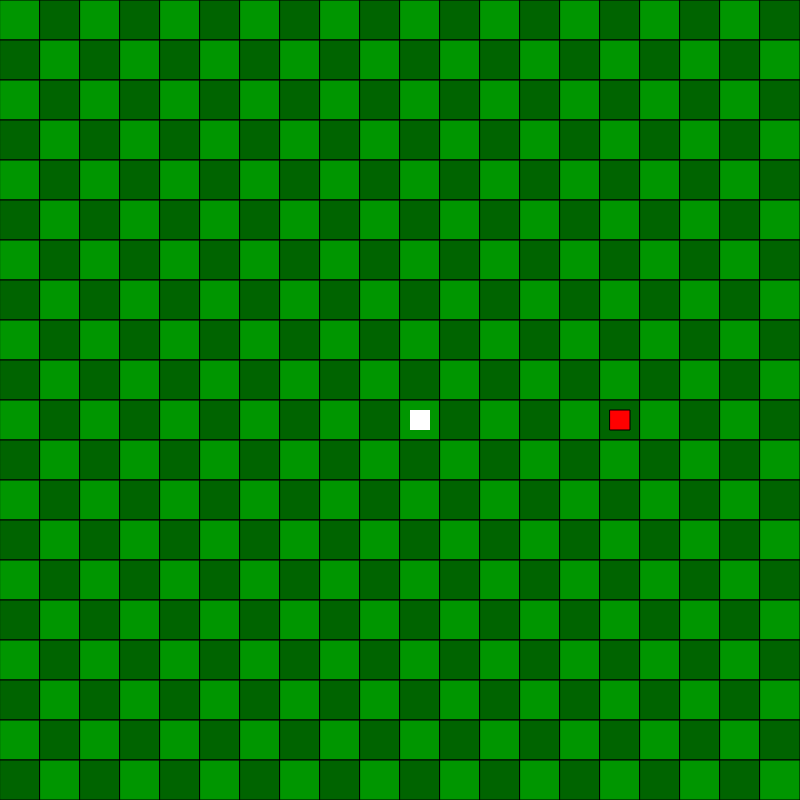
Frame 1 (no input)
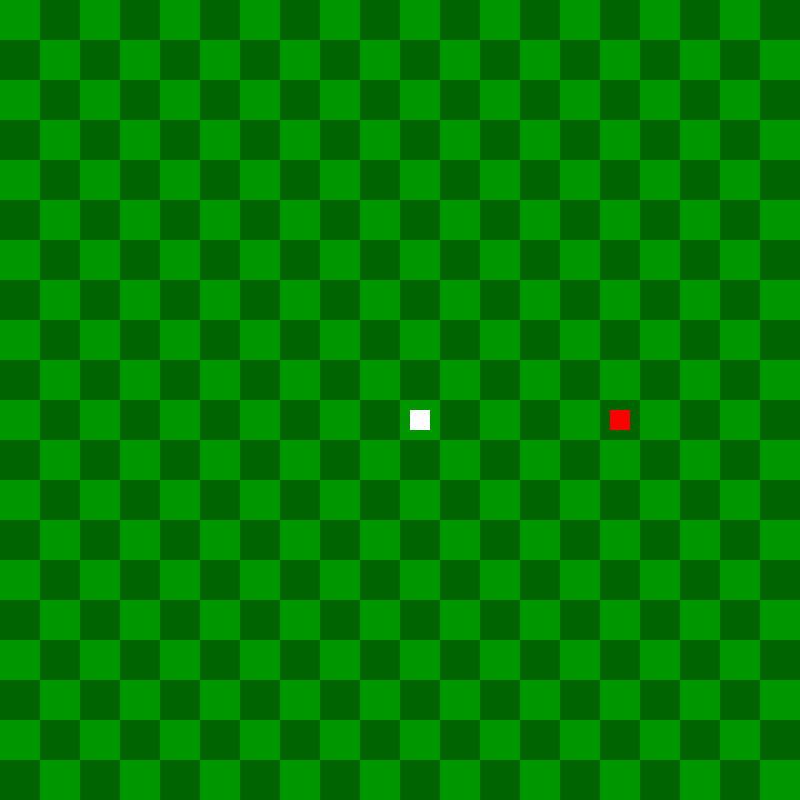
Frame 60 (no input)
Frame 120 (the mouse pressed at the canvas centre since frame 60): identical to frame 60, image omitted

The p5.js sketch that drew these frames (run headless with seeded random() and noise() and a simulated clock; from frame 60 on, the mouse is pressed at the canvas centre):

// p5.js sketch
// ── sketch.js
var direction = "none";
var w = 20;
var h = 20;
var apple = [Math.floor(3 * w / 4), Math.floor(h / 2)];
var snake = [[Math.floor(w / 2), Math.floor(h / 2)]];
var queued = [];
let slider;
let squareSizeSlider;
let speedLabel;
let sizeLabel;
var snakeInt = setInterval(moveSnake, 500);
var squareSize = 40;
var dead = false;
var win = false;

function setup() {
	createCanvas(800, 800);
	speedSpan = createSpan();
	slider = createSlider(100, 500, 400);
	slider.parent(speedSpan);
	speedLabel = createSpan("Speed");
	speedLabel.parent(speedSpan);
	sizeSpan = createSpan();
	squareSizeSlider = createSlider(3, 40, 20);
	squareSizeSlider.parent(sizeSpan);
	speedLabel = createSpan("Size");
	speedLabel.parent(sizeSpan);
}

function draw() {
	if (squareSizeSlider.value() !== w) {
		w = squareSizeSlider.value();
		h = squareSizeSlider.value();
		squareSize = 800 / w;
		snake = [[Math.floor(w / 2), Math.floor(h / 2)]];
		apple = [Math.floor(3 * w / 4), Math.floor(h / 2)];
	}
	fill(255);
	rect(0, 0, 800, 800);
	drawGrid();
	drawApple();
	drawSnake();
	if (dead) {
		textStyle(BOLD);
		fill(200, 0, 0);
		textSize(64);
		textAlign(CENTER);
		text("You died!", 400, 400);
	}
	if (win) {
		textStyle(BOLD);
		fill(0, 200, 0);
		textSize(64);
		textAlign(CENTER);
		text("You win!", 400, 400);
	}
}

function drawGrid() {
	light = true;
	for (var x = 0; x < w; x++) {
		for (var y = 0; y < h; y++) {
			if (light) { fill(0, 150, 0); } else { fill(0, 100, 0); };
			light = !light;
			rect(x * squareSize, y * squareSize, squareSize, squareSize);
		}
		if (w % 2 == 0) { light = !light; };
	}
}

function drawSnake() {
	strokeWeight(0);
	for (var i = 0; i < snake.length; i++) {
		if (i === 0) {
			fill(255);
		} else {
			fill(200);
		}
		toLeft = false;
		toUp = false;
		toDown = false;
		toRight = false;
		if (i + 1 !== snake.length) {
			nextseg = snake[i + 1];
			thisseg = snake[i];
			if (nextseg[0] === thisseg[0] + 1) {
				toRight = true;
			} else if (nextseg[0] === thisseg[0] - 1) {
				toLeft = true;
			} else if (nextseg[1] === thisseg[1] + 1) {
				toUp = true;
			} else if (nextseg[1] === thisseg[1] - 1) {
				toDown = true;
			}
		}
		if (i - 1 >= 0) {
			nextseg = snake[i - 1];
			thisseg = snake[i];
			if (nextseg[0] === thisseg[0] + 1) {
				toRight = true;
			} else if (nextseg[0] === thisseg[0] - 1) {
				toLeft = true;
			} else if (nextseg[1] === thisseg[1] + 1) {
				toUp = true;
			} else if (nextseg[1] === thisseg[1] - 1) {
				toDown = true;
			}
		}
		seg = snake[i];
		rect(seg[0] * squareSize + squareSize / 4, seg[1] * squareSize + squareSize / 4, squareSize / 2, squareSize / 2);
		if (toUp) {
			rect(seg[0] * squareSize + squareSize / 4, seg[1] * squareSize + 3 * squareSize / 4, squareSize / 2, squareSize / 4);
		}
		if (toDown) {
			rect(seg[0] * squareSize + squareSize / 4, seg[1] * squareSize, squareSize / 2, squareSize / 4);
		}
		if (toLeft) {
			rect(seg[0] * squareSize, seg[1] * squareSize + squareSize / 4, squareSize / 4, squareSize / 2);
		} 
		if (toRight) {
			rect(seg[0] * squareSize + 3 * squareSize / 4, seg[1] * squareSize + squareSize / 4, squareSize / 4, squareSize / 2);
		}
	}
}

function drawApple() {
	fill(255, 0, 0);
	rect(apple[0] * squareSize + squareSize / 4, apple[1] * squareSize + squareSize / 4, squareSize / 2, squareSize / 2);
}

function keyPressed() {
	queued.splice(0, 0, keyCode);
	return;
}

function moveSnake() {
	if (queued.length > 0) {
		keyCode = queued.pop();
		if (keyCode === 87 && direction !== "down") {
			direction = "up";
		} else if (keyCode === 68 && direction !== "left") {
			direction = "right";
		} else if (keyCode === 83 && direction !== "up") {
			direction = "down";
		} else if (keyCode === 65 && direction !== "right") {
			direction = "left";
		}
	}
	pos = snake.pop();
	if (snake.length > 0) {
		pos[0] = snake[0][0];
		pos[1] = snake[0][1];
	}
	if (direction == "up") {
		pos[1]--;
	} else if (direction == "down") {
		pos[1]++;
	} else if (direction == "left") {
		pos[0]--;
	} else if (direction == "right") {
		pos[0]++;
	}
	var dying = false;
	snake.forEach((seg) => {
		if (seg[0] == pos[0] && seg[1] == pos[1]) {
			dying = true;
		}
	});
	if (pos[0] >= w || pos[0] < 0 || pos[1] >= h || pos[1] < 0 || dying) {
		dead = true;
		clearInterval(snakeInt);
		if (direction == "up") {
			pos[1]++;
		} else if (direction == "down") {
			pos[1]--;
		} else if (direction == "left") {
			pos[0]++;
		} else if (direction == "right") {
			pos[0]--;
		}
		return;
	}
	
	snake.splice(0, 0, pos);
	if (pos[0] === apple[0] && pos[1] === apple[1]) {
		var looping = true;
		while (looping) {
			if (snake.length == w * h) {
				break;
			}
			apple[0] = Math.floor(random() * w);
			apple[1] = Math.floor(random() * h);
			looping = false;
			snake.forEach((seg) => {
				if (seg[0] == apple[0] && seg[1] == apple[1]) {
					looping = true;
				}
			});
		}
		if (snake.length === w * h) {
			clearInterval(snakeInt);
			console.log("You win!");
			win = true;
			return;
		}
		snake.push([...pos]);
	}
	var speed = slider.value();
	clearInterval(snakeInt);
	snakeInt = setInterval(moveSnake, speed);
}
